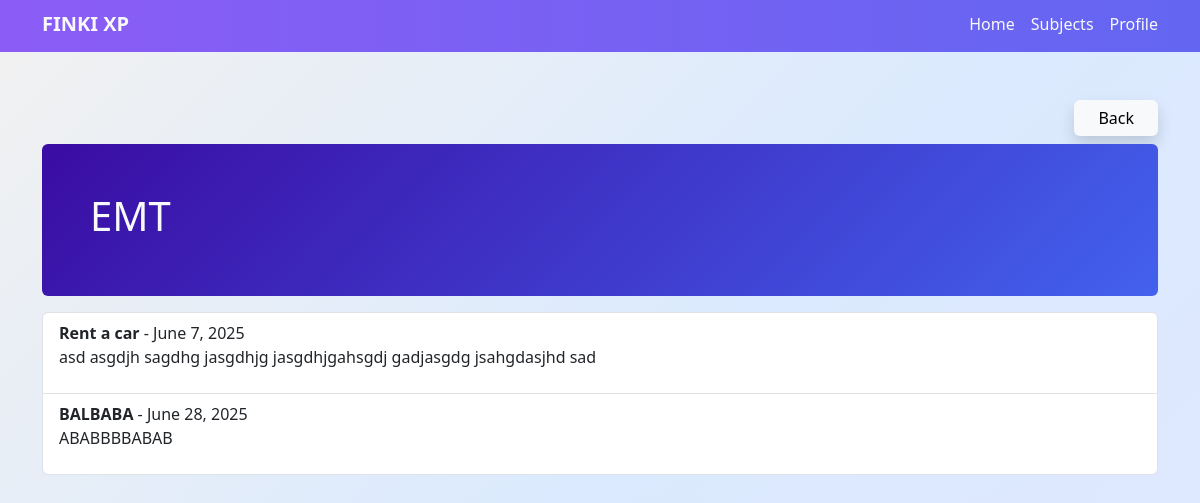
Screenshot of /subjects/3/tasks/ with the database file from the repository.
### finkiXP_app/models.py (models this page shows, shortened)
class Subject(models.Model):
    name = models.CharField(max_length=100)

class ExamTask(models.Model):
    subject = models.ForeignKey(Subject, on_delete=models.CASCADE, related_name="tasks")
    title = models.CharField(max_length=100)
    description = models.TextField(null=True, blank=True)
    year = models.DateField()
    uploaded_by = models.ForeignKey(User, on_delete=models.SET_NULL, null=True)
    created_at = models.DateTimeField(auto_now_add=True)

### finkiXP_app/views.py (the view)
# urls.py: path('subjects/<int:subject_id>/tasks/', subject_tasks, name='subject-tasks'),
def subject_tasks(request, subject_id):
    subject = get_object_or_404(Subject, pk=subject_id)
    tasks = subject.tasks.all()
    return render(request, 'subject_tasks.html', {'subject': subject, 'tasks': tasks})

### finkiXP_app/templates/subject_tasks.html (shortened to what this page needs)
{% load static %}
<!DOCTYPE html>
<html lang="en">
<head>
    <link href="{% static 'bootstrap/css/bootstrap.css' %}" rel="stylesheet">
</head>
<body>
<div style="background: linear-gradient(90deg, #8b5cf6, #6366f1);">
    <nav class="navbar navbar-expand-lg pt-1 text-light container">
        <div class="container-fluid">
            <a class="navbar-brand text-light fw-bolder" href="{% url 'index' %}">FINKI XP</a>
            <div class="collapse navbar-collapse d-flex justify-content-end" id="navbarNavAltMarkup">
                <a class="nav-link active me-3" aria-current="page" href="{% url 'index' %}">Home</a>
                <a class="nav-link me-3" href="{% url 'subjects' %}">Subjects</a>
                <a class="nav-link" href="{% url 'profile' %}">Profile</a>
            </div>
        </div>
    </nav>
</div>
<div class="text-light pt-5" style="background: linear-gradient(135deg, #f1f1f1, #dbeafe, #e0e7ff); min-height: 100vh;">
    <div class="container">
        <div class="d-flex justify-content-end mb-2">
            <a href="{% url 'subjects' %}" class="btn btn-light border-0 shadow px-4">Back</a>
        </div>
        <div class="card border-0 p-5 text-light" style="background: linear-gradient(135deg, #3a0ca3, #4361ee);">
            <h1>{{ subject.name }}</h1>
        </div>
        <ul class="list-group mt-3">
            {% for task in tasks %}
                <li class="list-group-item">
                    <strong>{{ task.title }}</strong> - {{ task.year }}
                    <p>{{ task.description|default:"No description" }}</p>
                </li>
            {% empty %}
                <li class="list-group-item">No tasks yet for this subject.</li>
            {% endfor %}
        </ul>
    </div>
</div>
</body>
</html>

### rows the page displays
Subject: name "ЕМТ"
ExamTask: title "Rent a car", year "June 7, 2025", description "asd asgdjh sagdhg jasgdhjg jasgdhjgahsgdj gadjasgdg jsahgdasjhd sad"
ExamTask: title "BALBABA", year "June 28, 2025", description "ABABBBBABAB"
